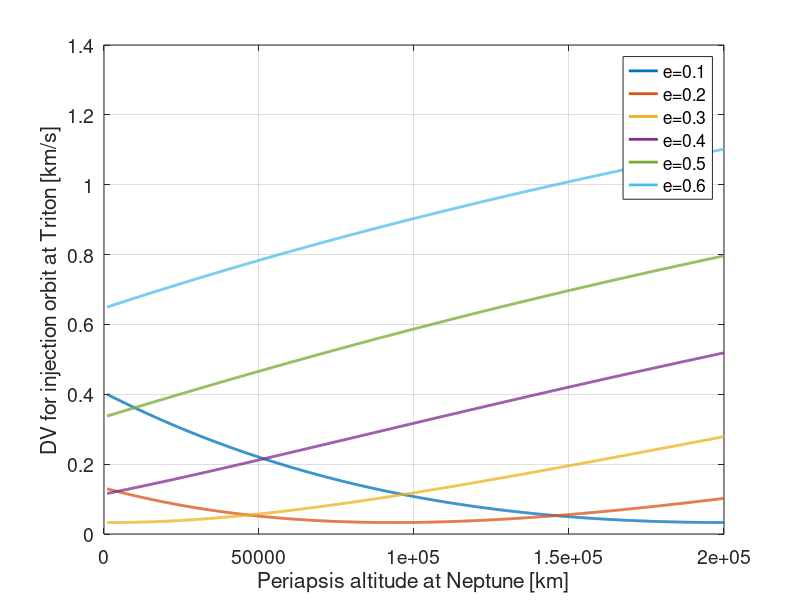

Reproduce this figure in MATLAB.
mu_Neptune = 6.836525e6;
r_Neptune  = 24622;

r_Triton = 1353.4;
v_Triton = 4.39; 
r_p_t = r_Triton + 200;
r_a_t = 6000 + r_Triton;
e_t = (r_a_t-r_p_t)/(r_a_t+r_p_t);
a_t = r_p_t/(1-e_t);
mu_Triton = 1428.3;
r_SOI_T = 11968;

r_a = 355000;

rp_vect = r_Neptune + linspace(1000,200e3,1000);
e_vect = [0.1, 0.2, 0.3, 0.4, 0.5, 0.6];

for j = 1:numel(e_vect)
    for i = 1:numel(rp_vect)
        
        r_p = rp_vect(i);
        ec = e_vect(j);
        a = (r_a+r_p)/2;
    
        v_sc = sqrt(mu_Neptune/(a*(1-ec^2)))*(1-ec);
        v_inf = v_sc - v_Triton;
        
        a = (2/r_SOI_T - v_inf^2/mu_Triton)^(-1);
        DV(j,i) = sqrt(mu_Triton*(2/(200+r_Triton) - 1/a)) - sqrt(mu_Triton/(a_t*(1-e_t^2)))*(1+e_t);
        
    end
    figure(1)
    plot(rp_vect-r_Neptune, DV(j,:),"LineWidth",2)
    hold on
end



xlabel("Periapsis altitude at Neptune [km]")
ylabel("DV for injection orbit at Triton [km/s]")
legend("e=0.1","e=0.2","e=0.3","e=0.4","e=0.5","e=0.6")
grid on
set(gca,"Fontsize", 14)

%%

r_p_n = 1e3 + r_Neptune;
r_a_n = 2525872 + r_Neptune;
a_1 = (r_p_n + r_a_n)/2;
e_1 = (r_a_n - r_p_n)/(r_a_n + r_p_n);

r_a_n_2 = 345841 + r_Neptune;
a_2 = (r_p_n + r_a_n_2)/2;
e_2 = (r_a_n_2 - r_p_n)/(r_a_n_2 + r_p_n);

DV = sqrt(mu_Neptune/(a_1*(1-e_1^2)))*(1+e_1) - sqrt(mu_Neptune/(a_2*(1-e_2^2)))*(1+e_2)